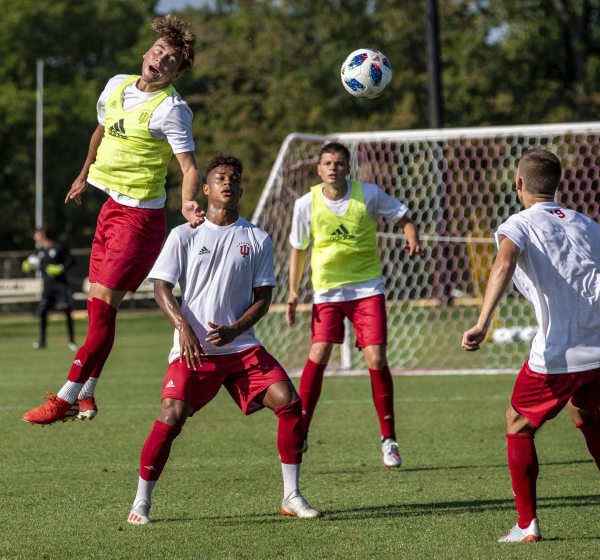
#> input picture OpenCV-Tutorials/assets/soccer_practice.jpg, 1200 x 1119 px (shown at 1/2 size)
$ python 09_padding.py --image ../OpenCV-Tutorials/assets/soccer_practice.jpg
#> lines starting #> are read from the running program, lines starting #| are printed output that depends on the picture
#paddig di immagini: aggiungere un bordo o replicare un bordo esistente
# alle nostre immagini

import argparse

import cv2

from src.colors import Colors

# definiamo la variabile ap, e la relativa classe
ap = argparse.ArgumentParser()
# Specifichiamo l'argomento che passeremo al nostro script definendolo come obbligatorio
ap.add_argument("-i","--image", required=True, help="Path to the image")
args = vars(ap.parse_args())

# Leggere l'immagine da file system definendo la gamma di colori BGR
image = cv2.imread(args["image"])
#> image is the input picture: shape (1119, 1200, 3); mean B, G, R 70.9, 96, 102.6
cv2.imshow("image", image)
cv2.waitKey()

# cv2.BORDER_REPLICATE replicates the very last pixel - aaaaaa|abcdefgh|hhhhhhh
## definiamo la nuostra nuova immagine, che sarà l'immagine originale a cui abbiamo
## aggiunto un padding secondola policy di replicate -->aggiungiamo un bordo alla nst immagine
replicate = cv2.copyMakeBorder(image, 50, 50, 50, 50, cv2.BORDER_REPLICATE)
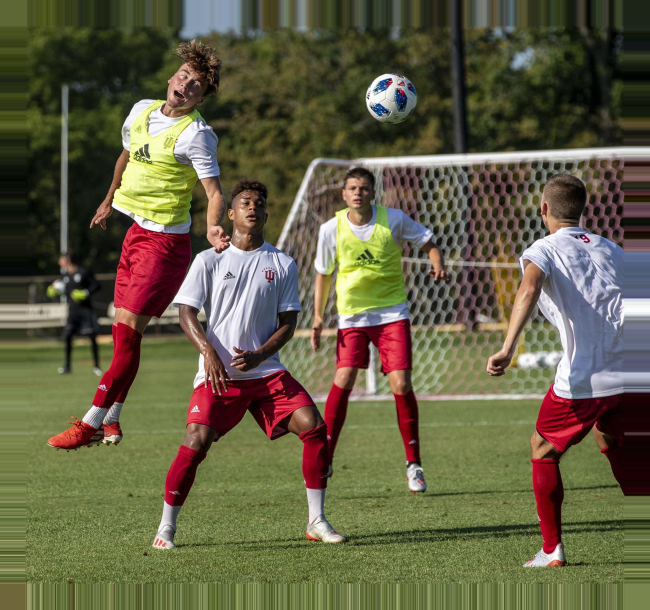
#> replicate: shape (1219, 1300, 3) (shown at 1/2 size); mean B, G, R 69, 94.6, 99.3

# cv2.BORDER_REFLECT: reflect the outer-most border - hfedcab|abcdefh|hfedcba
reflect = cv2.copyMakeBorder(image, 50, 50, 50, 50, cv2.BORDER_REFLECT)
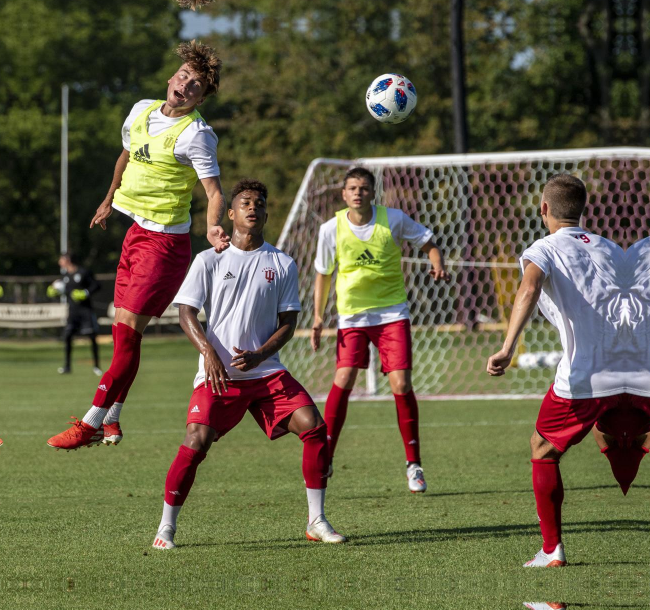
#> reflect: shape (1219, 1300, 3) (shown at 1/2 size); mean B, G, R 68.7, 94.5, 99.3

# cv2.BORDER_REFLECT_101: the outer-most border in not parts of the reflected border hfedcb|abcdefh|fedcba
reflect_101 = cv2.copyMakeBorder(image, 50, 50, 50, 50, cv2.BORDER_REFLECT_101)

#cv2.BORDER_WRAP: cdefgh|abcdefgh|abcdefg
wrap = cv2.copyMakeBorder(image, 50, 50, 50, 50, cv2.BORDER_WRAP)
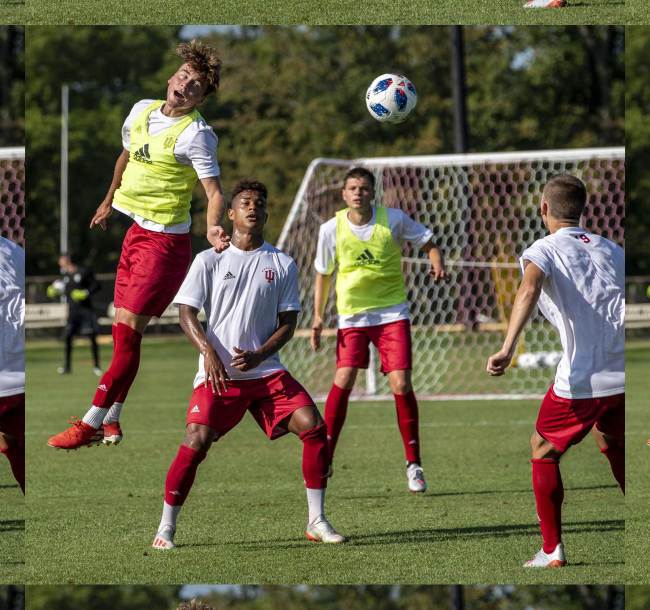
#> wrap: shape (1219, 1300, 3) (shown at 1/2 size); mean B, G, R 68.7, 94.5, 99.3

#cv2.BORDER_CONSTANT:
constant = cv2.copyMakeBorder(image, 50, 50, 50, 50, cv2.BORDER_CONSTANT, value=Colors.BLACK)
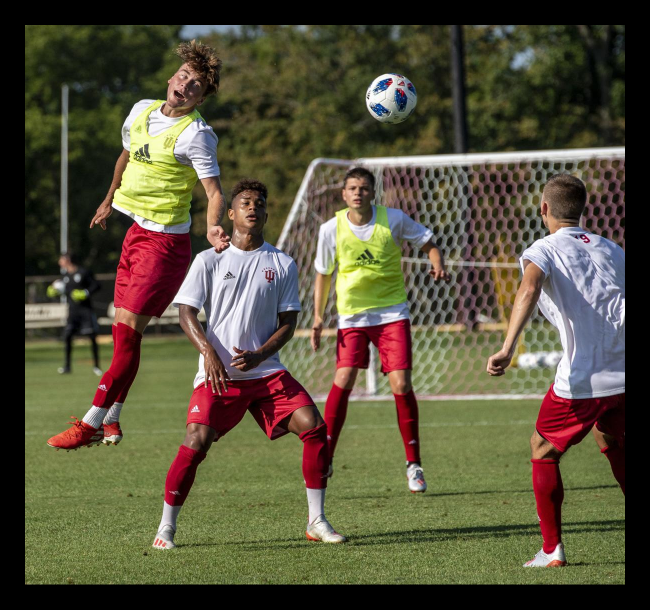
#> constant: shape (1219, 1300, 3) (shown at 1/2 size); mean B, G, R 60.1, 81.3, 86.9

cv2.imshow("replicate", replicate)
cv2.waitKey()

cv2.imshow("reflect", reflect)
cv2.waitKey()

cv2.imshow("reflect 101", reflect_101)
cv2.waitKey()

cv2.imshow("wrap", wrap)
cv2.waitKey()

cv2.imshow("constant", constant)
cv2.waitKey()
